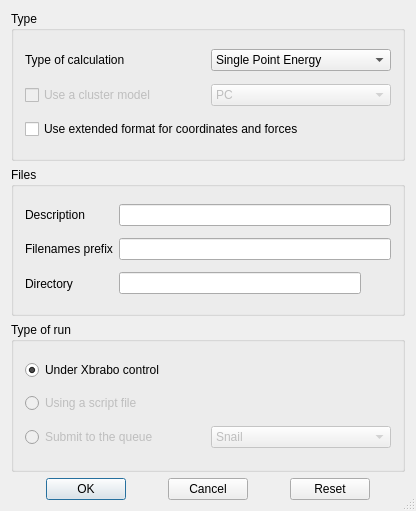
<?xml version="1.0" encoding="UTF-8"?>
<ui version="4.0">
 <class>GlobalWidget</class>
 <widget class="QDialog" name="GlobalWidget">
  <property name="geometry">
   <rect>
    <x>0</x>
    <y>0</y>
    <width>416</width>
    <height>511</height>
   </rect>
  </property>
  <property name="windowTitle">
   <string>Global setup</string>
  </property>
  <property name="sizeGripEnabled">
   <bool>true</bool>
  </property>
  <layout class="QVBoxLayout">
   <property name="spacing">
    <number>6</number>
   </property>
   <property name="margin">
    <number>11</number>
   </property>
   <item>
    <widget class="Q3GroupBox" name="GroupBoxType">
     <property name="title">
      <string>Type</string>
     </property>
     <layout class="QVBoxLayout">
      <property name="spacing">
       <number>6</number>
      </property>
      <property name="margin">
       <number>11</number>
      </property>
      <item>
       <layout class="QHBoxLayout">
        <property name="spacing">
         <number>6</number>
        </property>
        <property name="margin">
         <number>0</number>
        </property>
        <item>
         <widget class="QLabel" name="TextLabel1">
          <property name="text">
           <string>Type of calculation</string>
          </property>
          <property name="wordWrap">
           <bool>false</bool>
          </property>
         </widget>
        </item>
        <item>
         <widget class="QComboBox" name="ComboBoxType">
          <property name="whatsThis">
           <string>Determines the type of calculation to perform. When a calculation is running, this cannot be changed.</string>
          </property>
          <item>
           <property name="text">
            <string>Single Point Energy</string>
           </property>
          </item>
          <item>
           <property name="text">
            <string>Energy &amp; Forces</string>
           </property>
          </item>
          <item>
           <property name="text">
            <string>Geometry Optimization</string>
           </property>
          </item>
         </widget>
        </item>
       </layout>
      </item>
      <item>
       <layout class="QHBoxLayout">
        <property name="spacing">
         <number>6</number>
        </property>
        <property name="margin">
         <number>0</number>
        </property>
        <item>
         <widget class="QCheckBox" name="CheckBoxBuur">
          <property name="enabled">
           <bool>false</bool>
          </property>
          <property name="text">
           <string>Use a cluster model</string>
          </property>
         </widget>
        </item>
        <item>
         <widget class="QComboBox" name="ComboBoxBuur">
          <property name="enabled">
           <bool>false</bool>
          </property>
          <item>
           <property name="text">
            <string>PC</string>
           </property>
          </item>
          <item>
           <property name="text">
            <string>SM</string>
           </property>
          </item>
         </widget>
        </item>
       </layout>
      </item>
      <item>
       <widget class="QCheckBox" name="CheckBoxXF">
        <property name="whatsThis">
         <string>If checked, coordinates and forces will be written in extended precision (20 digits) instead of normal precision (10 digits). When a calculation is running, this cannot be changed.</string>
        </property>
        <property name="text">
         <string>Use extended format for coordinates and forces</string>
        </property>
       </widget>
      </item>
     </layout>
    </widget>
   </item>
   <item>
    <widget class="Q3GroupBox" name="GroupBox17">
     <property name="title">
      <string>Files</string>
     </property>
     <layout class="QGridLayout">
      <property name="margin">
       <number>11</number>
      </property>
      <property name="spacing">
       <number>6</number>
      </property>
      <item row="0" column="0">
       <widget class="QLabel" name="TextLabel13">
        <property name="text">
         <string>Description</string>
        </property>
        <property name="wordWrap">
         <bool>false</bool>
        </property>
       </widget>
      </item>
      <item row="0" column="1">
       <widget class="QLineEdit" name="LineEditDesc">
        <property name="whatsThis">
         <string>An optional description can be given which is added to a number of BRABO input files.</string>
        </property>
        <property name="maxLength">
         <number>70</number>
        </property>
       </widget>
      </item>
      <item row="1" column="0">
       <widget class="QLabel" name="TextLabel14">
        <property name="text">
         <string>Filenames prefix</string>
        </property>
        <property name="wordWrap">
         <bool>false</bool>
        </property>
       </widget>
      </item>
      <item row="1" column="1">
       <widget class="QLineEdit" name="LineEditName">
        <property name="sizePolicy">
         <sizepolicy hsizetype="Expanding" vsizetype="Fixed">
          <horstretch>0</horstretch>
          <verstretch>0</verstretch>
         </sizepolicy>
        </property>
        <property name="whatsThis">
         <string>The filename prefix is used to construct all files needed for a calculation. When for example 'molecule' is entered, filenames will be named 'molecule.inp', 'molecule.crd', 'molecule.aff', etc. This prefix cannot have any spaces in it. When a calculation is running, this cannot be changed.</string>
        </property>
        <property name="text">
         <string/>
        </property>
        <property name="maxLength">
         <number>10</number>
        </property>
       </widget>
      </item>
      <item row="2" column="0">
       <widget class="QLabel" name="TextLabel1_2">
        <property name="text">
         <string>Directory</string>
        </property>
        <property name="wordWrap">
         <bool>false</bool>
        </property>
       </widget>
      </item>
      <item row="2" column="1">
       <layout class="QHBoxLayout">
        <item>
         <widget class="QLineEdit" name="LineEditDir">
          <property name="whatsThis">
           <string>This is the directory in which the calculation will be carried out. It is the place where input and output files are written. It is not related to the place where the Brabosphere calculation file can be saved. When a calculation is running, this cannot be changed.</string>
          </property>
          <property name="maxLength">
           <number>255</number>
          </property>
          <property name="readOnly">
           <bool>false</bool>
          </property>
         </widget>
        </item>
        <item>
         <widget class="QToolButton" name="ToolButtonDir">
          <property name="text">
           <string/>
          </property>
          <property name="autoRaise">
           <bool>true</bool>
          </property>
         </widget>
        </item>
       </layout>
      </item>
     </layout>
    </widget>
   </item>
   <item>
    <widget class="Q3ButtonGroup" name="ButtonGroupRunType">
     <property name="title">
      <string>Type of run</string>
     </property>
     <layout class="QVBoxLayout">
      <property name="spacing">
       <number>6</number>
      </property>
      <property name="margin">
       <number>11</number>
      </property>
      <item>
       <widget class="QRadioButton" name="RadioButtonRun1">
        <property name="text">
         <string>Under Xbrabo control</string>
        </property>
        <property name="checked">
         <bool>true</bool>
        </property>
       </widget>
      </item>
      <item>
       <widget class="QRadioButton" name="RadioButtonRun2">
        <property name="enabled">
         <bool>false</bool>
        </property>
        <property name="text">
         <string>Using a script file</string>
        </property>
       </widget>
      </item>
      <item>
       <layout class="QHBoxLayout">
        <property name="spacing">
         <number>6</number>
        </property>
        <property name="margin">
         <number>0</number>
        </property>
        <item>
         <widget class="QRadioButton" name="RadioButtonRun3">
          <property name="enabled">
           <bool>false</bool>
          </property>
          <property name="text">
           <string>Submit to the queue</string>
          </property>
         </widget>
        </item>
        <item>
         <widget class="QComboBox" name="ComboBoxQueue">
          <property name="enabled">
           <bool>false</bool>
          </property>
          <item>
           <property name="text">
            <string>Snail</string>
           </property>
          </item>
          <item>
           <property name="text">
            <string>Batch</string>
           </property>
          </item>
         </widget>
        </item>
       </layout>
      </item>
     </layout>
    </widget>
   </item>
   <item>
    <layout class="QHBoxLayout">
     <property name="spacing">
      <number>6</number>
     </property>
     <property name="margin">
      <number>0</number>
     </property>
     <item>
      <spacer name="Spacer5">
       <property name="orientation">
        <enum>Qt::Horizontal</enum>
       </property>
       <property name="sizeType">
        <enum>QSizePolicy::Expanding</enum>
       </property>
       <property name="sizeHint" stdset="0">
        <size>
         <width>53</width>
         <height>0</height>
        </size>
       </property>
      </spacer>
     </item>
     <item>
      <widget class="QPushButton" name="ButtonOK">
       <property name="whatsThis">
        <string>Accepts the changes made to the global setup of the calculation.</string>
       </property>
       <property name="text">
        <string>OK</string>
       </property>
       <property name="default">
        <bool>true</bool>
       </property>
      </widget>
     </item>
     <item>
      <spacer name="Spacer5_2">
       <property name="orientation">
        <enum>Qt::Horizontal</enum>
       </property>
       <property name="sizeType">
        <enum>QSizePolicy::Expanding</enum>
       </property>
       <property name="sizeHint" stdset="0">
        <size>
         <width>54</width>
         <height>0</height>
        </size>
       </property>
      </spacer>
     </item>
     <item>
      <widget class="QPushButton" name="ButtonCancel">
       <property name="whatsThis">
        <string>Ignores the changes made to the global setup of the calculation.</string>
       </property>
       <property name="text">
        <string>Cancel</string>
       </property>
      </widget>
     </item>
     <item>
      <spacer name="Spacer5_3">
       <property name="orientation">
        <enum>Qt::Horizontal</enum>
       </property>
       <property name="sizeType">
        <enum>QSizePolicy::Expanding</enum>
       </property>
       <property name="sizeHint" stdset="0">
        <size>
         <width>53</width>
         <height>0</height>
        </size>
       </property>
      </spacer>
     </item>
     <item>
      <widget class="QPushButton" name="ButtonReset">
       <property name="whatsThis">
        <string>Resets all values to their defaults. When a calculation is running, only a limited number of options will be reset.</string>
       </property>
       <property name="text">
        <string>Reset</string>
       </property>
      </widget>
     </item>
     <item>
      <spacer name="Spacer5_3_2">
       <property name="orientation">
        <enum>Qt::Horizontal</enum>
       </property>
       <property name="sizeType">
        <enum>QSizePolicy::Expanding</enum>
       </property>
       <property name="sizeHint" stdset="0">
        <size>
         <width>53</width>
         <height>0</height>
        </size>
       </property>
      </spacer>
     </item>
    </layout>
   </item>
  </layout>
 </widget>
 <layoutdefault spacing="6" margin="11"/>
 <pixmapfunction>qPixmapFromMimeSource</pixmapfunction>
 <customwidgets>
  <customwidget>
   <class>Q3GroupBox</class>
   <extends>QGroupBox</extends>
   <header>Qt3Support/Q3GroupBox</header>
   <container>1</container>
  </customwidget>
  <customwidget>
   <class>Q3ButtonGroup</class>
   <extends>Q3GroupBox</extends>
   <header>Qt3Support/Q3ButtonGroup</header>
   <container>1</container>
  </customwidget>
 </customwidgets>
 <tabstops>
  <tabstop>ComboBoxType</tabstop>
  <tabstop>CheckBoxBuur</tabstop>
  <tabstop>ComboBoxBuur</tabstop>
  <tabstop>CheckBoxXF</tabstop>
  <tabstop>LineEditDesc</tabstop>
  <tabstop>LineEditName</tabstop>
  <tabstop>LineEditDir</tabstop>
  <tabstop>RadioButtonRun1</tabstop>
  <tabstop>RadioButtonRun3</tabstop>
  <tabstop>ComboBoxQueue</tabstop>
  <tabstop>ButtonOK</tabstop>
  <tabstop>ButtonCancel</tabstop>
  <tabstop>ButtonReset</tabstop>
 </tabstops>
 <resources/>
 <connections/>
</ui>
